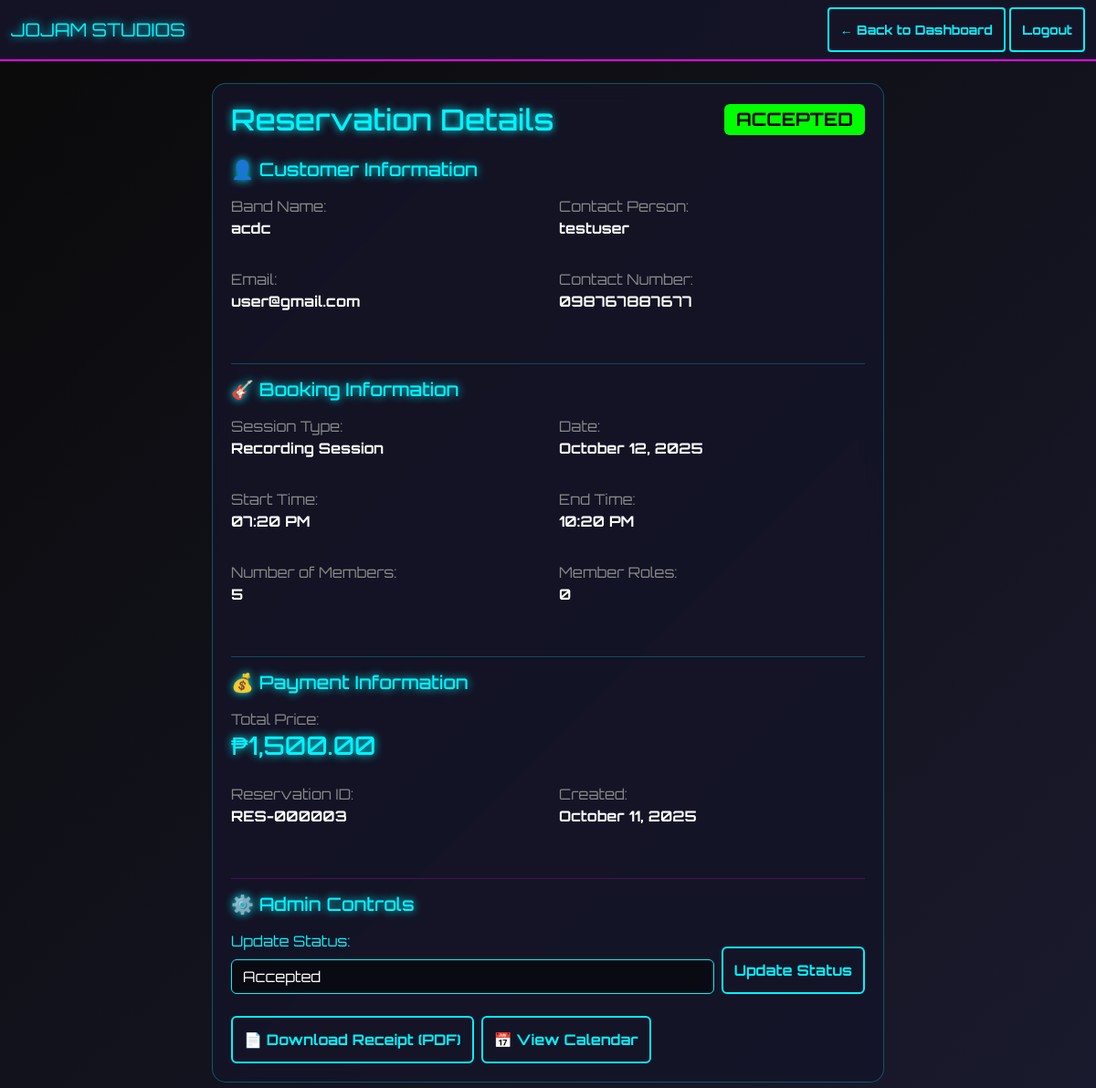
Page /view_reservation.php?id=3 (signed in) on the committed database.
### tables this page shows
CREATE TABLE `reservations` (
  `id` int(11) NOT NULL,
  `user_id` int(11) NOT NULL,
  `band_name` varchar(100) NOT NULL,
  `date` date NOT NULL,
  `start_time` time NOT NULL,
  `end_time` time NOT NULL,
  `members` int(11) NOT NULL,
  `roles` varchar(255) DEFAULT NULL,
  `type` enum('recording','practice') NOT NULL,
  `total_price` double DEFAULT NULL,
  `status` enum('pending','accepted','declined') DEFAULT 'pending',
  `created_at` timestamp NOT NULL DEFAULT current_timestamp()
);

CREATE TABLE `users` (
  `id` int(11) NOT NULL,
  `username` varchar(50) NOT NULL,
  `email` varchar(100) NOT NULL,
  `password` varchar(255) NOT NULL,
  `role` enum('admin','user') DEFAULT 'user',
  `band_name` varchar(100) DEFAULT NULL,
  `contact_number` varchar(20) DEFAULT NULL,
  `created_at` timestamp NOT NULL DEFAULT current_timestamp()
);

### config.php (called while the page is built, shortened)
<?php
function isAdmin() {
    return (isset($_SESSION['role']) && strtolower($_SESSION['role']) === 'admin');
}
?>

### view_reservation.php (the view, shortened to what this page needs)
<?php
require_once 'config.php';
$reservation_id = isset($_GET['id']) ? intval($_GET['id']) : 0;
$sql = "
    SELECT r.*, u.username, u.email, u.contact_number, u.band_name
    FROM reservations r
    INNER JOIN users u ON r.user_id = u.id
    WHERE r.id = ?
";
$stmt = $conn->prepare($sql);
$stmt->bind_param("i", $reservation_id);
$stmt->execute();
$result = $stmt->get_result();
$reservation = $result->fetch_assoc();
?>
<!DOCTYPE html>
<html lang="en">
<head>
    <link href="https://cdn.jsdelivr.net/npm/bootstrap@5.3.0/dist/css/bootstrap.min.css" rel="stylesheet">
    <link rel="stylesheet" href="jojam-styles.css">
</head>
<body>
    <nav class="navbar navbar-dark navbar-custom">
        <div class="container-fluid">
            <span class="navbar-brand neon-text">JOJAM STUDIOS</span>
            <div>
                <a href="<?php echo isAdmin() ? 'admin_dashboard.php' : 'user_dashboard.php'; ?>" class="btn btn-sm btn-neon">
                    ← Back to Dashboard
                </a>
                <a href="logout.php" class="btn btn-sm btn-neon">Logout</a>
            </div>
        </div>
    </nav>
    <div class="container mt-4">
        <div class="row">
            <div class="col-lg-8 mx-auto">
                <div class="glass-card">
                    <div class="d-flex justify-content-between align-items-center mb-4">
                        <h2 class="neon-text mb-0">Reservation Details</h2>
                        <span class="badge badge-<?php echo $reservation['status']; ?> fs-5">
                            <?php echo strtoupper($reservation['status']); ?>
                        </span>
                    </div>
                    <div class="mb-4">
                        <h5 class="neon-text mb-3">👤 Customer Information</h5>
                        <div class="row">
                            <div class="col-md-6 mb-3">
                                <label class="text-muted-custom">Band Name:</label>
                                <p class="fw-bold"><?php echo htmlspecialchars($reservation['band_name']); ?></p>
                            </div>
                            <div class="col-md-6 mb-3">
                                <label class="text-muted-custom">Contact Person:</label>
                                <p class="fw-bold"><?php echo htmlspecialchars($reservation['username']); ?></p>
                            </div>
                            <div class="col-md-6 mb-3">
                                <label class="text-muted-custom">Email:</label>
                                <p class="fw-bold"><?php echo htmlspecialchars($reservation['email']); ?></p>
                            </div>
                            <div class="col-md-6 mb-3">
                                <label class="text-muted-custom">Contact Number:</label>
                                <p class="fw-bold"><?php echo htmlspecialchars($reservation['contact_number']); ?></p>
                            </div>
                        </div>
                    </div>
                    <hr style="border-color: var(--neon-blue);">
                    <div class="mb-4">
                        <h5 class="neon-text mb-3">🎸 Booking Information</h5>
                        <div class="row">
                            <div class="col-md-6 mb-3">
                                <label class="text-muted-custom">Session Type:</label>
                                <p class="fw-bold"><?php echo ucfirst($reservation['type']); ?> Session</p>
                            </div>
                            <div class="col-md-6 mb-3">
                                <label class="text-muted-custom">Date:</label>
                                <p class="fw-bold"><?php echo date('F d, Y', strtotime($reservation['date'])); ?></p>
                            </div>
                            <div class="col-md-6 mb-3">
                                <label class="text-muted-custom">Start Time:</label>
                                <p class="fw-bold"><?php echo date('h:i A', strtotime($reservation['start_time'])); ?></p>
                            </div>
                            <div class="col-md-6 mb-3">
                                <label class="text-muted-custom">End Time:</label>
                                <p class="fw-bold"><?php echo date('h:i A', strtotime($reservation['end_time'])); ?></p>
                            </div>
                            <div class="col-md-6 mb-3">
                                <label class="text-muted-custom">Number of Members:</label>
                                <p class="fw-bold"><?php echo $reservation['members']; ?></p>
                            </div>
                            <div class="col-md-6 mb-3">
                                <label class="text-muted-custom">Member Roles:</label>
                                <p class="fw-bold"><?php echo htmlspecialchars($reservation['roles']); ?></p>
                            </div>
                        </div>
                    </div>
                    <hr style="border-color: var(--neon-blue);">
                    <div class="mb-4">
                        <h5 class="neon-text mb-3">💰 Payment Information</h5>
                        <div class="row">
                            <div class="col-md-12 mb-3">
                                <label class="text-muted-custom">Total Price:</label>
                                <h3 class="neon-text">₱<?php echo number_format($reservation['total_price'], 2); ?></h3>
                            </div>
                            <div class="col-md-6 mb-3">
                                <label class="text-muted-custom">Reservation ID:</label>
                                <p class="fw-bold">RES-<?php echo str_pad($reservation['id'], 6, '0', STR_PAD_LEFT); ?></p>
                            </div>
                            <div class="col-md-6 mb-3">
                                <label class="text-muted-custom">Created:</label>
                                <p class="fw-bold"><?php echo date('F d, Y', strtotime($reservation['created_at'])); ?></p>
                            </div>
                        </div>
                    </div>
                    <?php if (isAdmin()): ?>
                        <hr style="border-color: var(--neon-magenta);">
                        <div class="mb-3">
                            <h5 class="neon-text mb-3">⚙️ Admin Controls</h5>
                            <form method="POST" class="d-flex gap-2 align-items-end">
                                <div class="flex-grow-1">
                                    <label class="form-label">Update Status:</label>
                                    <select name="status" class="form-control">
                                        <option value="accepted" <?php echo $reservation['status'] == 'accepted' ? 'selected' : ''; ?>>Accepted</option>
                                    </select>
                                </div>
                                <button type="submit" name="update_status" class="btn btn-neon">Update Status</button>
                            </form>
                        </div>
                    <?php endif; ?>
                    <div class="mt-4 d-flex gap-2">
                        <?php if ($reservation['status'] === 'accepted'): ?>
                            <a href="generate_receipt.php?id=<?php echo $reservation['id']; ?>" class="btn btn-neon">
                                📄 Download Receipt (PDF)
                            </a>
                        <?php endif; ?>
                        <a href="calendar_view.php" class="btn btn-neon">📅 View Calendar</a>
                    </div>
                </div>
            </div>
        </div>
    </div>
</body>
</html>

### jojam-styles.css (style rules this page uses)
:root { --neon-blue: #00f3ff; --neon-magenta: #ff00ff; --neon-yellow: #ffff00; --neon-green: #00ff00; --dark-bg: #0a0a0a; --dark-secondary: #1a1a2e; --glass-bg: rgba(20, 20, 40, 0.8); --glass-border: rgba(0, 243, 255, 0.3); }
body { background: linear-gradient(135deg, var(--dark-bg) 0%, var(--dark-secondary) 100%); color: white; font-family: 'Orbitron', sans-serif; min-height: 100vh; }
.glass-card { background: var(--glass-bg); backdrop-filter: blur(10px); border: 1px solid var(--glass-border); border-radius: 15px; padding: 20px; margin-bottom: 20px; }
.neon-text { color: var(--neon-blue); text-shadow: 0 0 10px var(--neon-blue); }
.btn-neon { background: transparent; border: 2px solid var(--neon-blue); color: var(--neon-blue); padding: 12px; font-weight: bold; transition: all 0.3s ease; }
.form-control { background: rgba(0, 0, 0, 0.5); border: 1px solid var(--neon-blue); color: white; }
.form-control::placeholder { color: #666; }
.form-label { color: var(--neon-blue); }
.navbar-custom { background: rgba(20, 20, 40, 0.9); border-bottom: 2px solid var(--neon-blue); }
.navbar-dark { background: rgba(20, 20, 40, 0.9); border-bottom: 2px solid var(--neon-magenta); }
.badge-accepted { background: var(--neon-green); color: black; }
.text-muted-custom { color: #888; }

### rows in the picture
reservations: status "ACCEPTED", user.band_name "acdc", user.username "testuser", user.email "user@gmail.com", user.contact_number "098767887677", type "Recording", date "October 12, 2025", start_time "07:20 PM", end_time "10:20 PM", members "5", roles "0", total_price "1,500.00", id "000003", created_at "October 11, 2025", status "Accepted"
